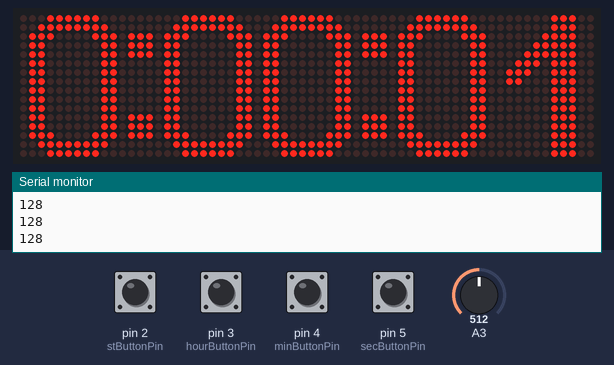
A sketch run on a simulated Arduino Uno, built with avr-gcc and run on an emulated ATmega328P. Shown: 64×16 LED matrix, the last lines printed to the serial monitor. The inputs (shaded band) are chosen by the test bench; at power-on: pin 2 (stButtonPin), pin 3 (hourButtonPin), pin 4 (minButtonPin), pin 5 (secButtonPin) HIGH, A3 = 512.

Above: at 1.6 s.
1.7 s: pin 3 (hourButtonPin) pulled LOW for 1 s
At 2.81 s:
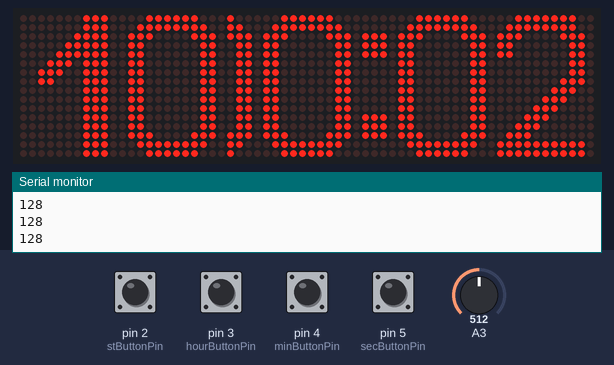
4.2 s: A3 set to 716
At 5.6 s:
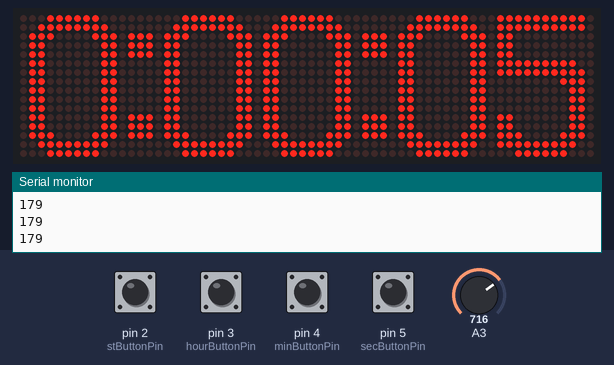
6.5 s: pin 4 (minButtonPin) pulled LOW for 0.15 s
At 7.8 s:
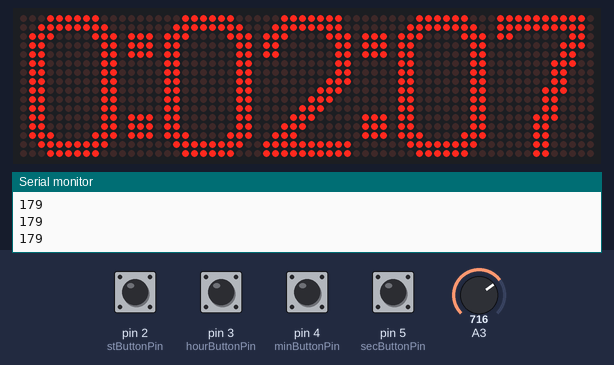
8.1 s: pin 5 (secButtonPin) pulled LOW for 0.15 s
At 11.4 s:
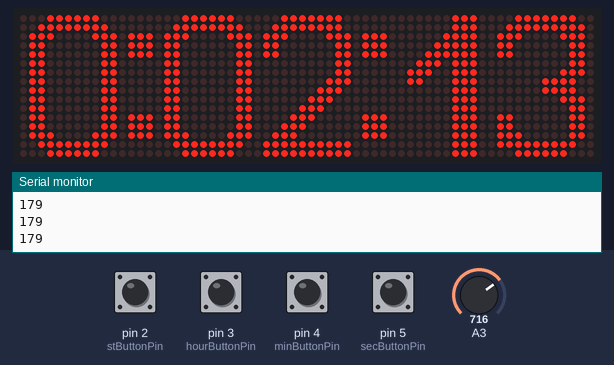
12.4 s: pin 3 (hourButtonPin) pulled LOW for 0.15 s
At 13.8 s:
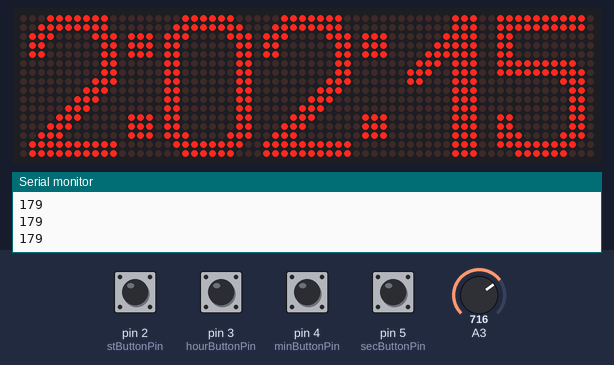
14.0 s: pin 4 (minButtonPin) pulled LOW for 1 s
At 15.8 s:
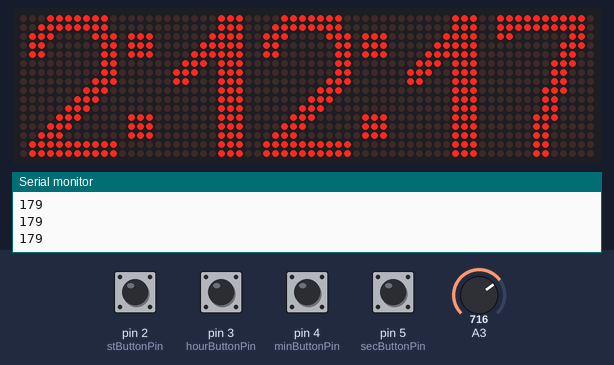
Timing chart, 0 to 17.3 s (numbered marks = the images above; inputs shaded):
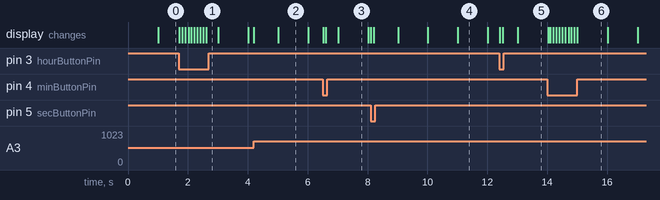

Measured:
- after the input at 12.4 s, the display: first changes at once (image 5 shows a later state)
- what the display in image 2 shows lasts 1.0 s, from 5.0 s to 6.0 s

The sketch:

p10ledTimer.ino
```cpp
#include <SPI.h>
#include <DMD2.h>
#include <fonts/Arial_Black_16_big.h>

#define secButtonPin 5
#define minButtonPin 4
#define hourButtonPin 3
#define stButtonPin 2

int h = 0;
int m = 0;
int s = 0;

unsigned long actualTime;
unsigned long lastTimeIncrement = 0;
unsigned long lastTimeButtons = 0;
unsigned long timeDiffIncrement;
unsigned long timeDiffButton;

SoftDMD dmd(2,1);
void setup() {
  pinMode(secButtonPin, INPUT);
  pinMode(minButtonPin, INPUT);
  pinMode(hourButtonPin, INPUT);
  pinMode(stButtonPin, INPUT);
  digitalWrite(secButtonPin, HIGH);
  digitalWrite(minButtonPin, HIGH);
  digitalWrite(hourButtonPin, HIGH);
  digitalWrite(stButtonPin, HIGH);

  Serial.begin(9600);

  Serial.println(analogRead(3)/4);
  dmd.setBrightness(analogRead(3)/4);
  dmd.selectFont(digit_16);
  dmd.begin();
  draw();
}

void loop() {

  actualTime = millis();
  timeDiffIncrement = actualTime - lastTimeIncrement;
  timeDiffButton = actualTime - lastTimeButtons;

  if (timeDiffButton >= 100UL){
      checkButtons();
        Serial.println(analogRead(3)/4);
  dmd.setBrightness(analogRead(3)/4);
      lastTimeButtons = actualTime;
  }

  if (timeDiffIncrement >= 1000UL) {
    Serial.println(timeDiffIncrement);
    lastTimeIncrement = actualTime;
    if(digitalRead(stButtonPin) == HIGH){
      timeIncrement();
      draw();
    }
  }
}


void draw(){
 dmd.drawString(53,0,String(s%10));
 dmd.drawString(42,0,String(s/10));
 dmd.drawString(38,0,String(":"));

 dmd.drawString(27,0,String(m%10));
 dmd.drawString(16,0,String(m/10));
 dmd.drawString(12,0,String(":"));

 dmd.drawString(1,0,String(h));
}

void timeIncrement(){
  s++;
  if(s>= 60){
    s=0;
    m++;
  }
  if(m>=60){
    m = 0;
    h++;
  }
  if(h >= 10){
    h = 0;
  }
}

void checkButtons(){
      if(digitalRead(secButtonPin) == LOW){
      s++;
      draw();
    }
    if(digitalRead(minButtonPin) == LOW){
      m++;
      draw();
    }
    if(digitalRead(hourButtonPin) == LOW){
      h++;
      draw();
    }
}
```

Source omitted: _Black_16_big.h (data table, 2548 bytes)
